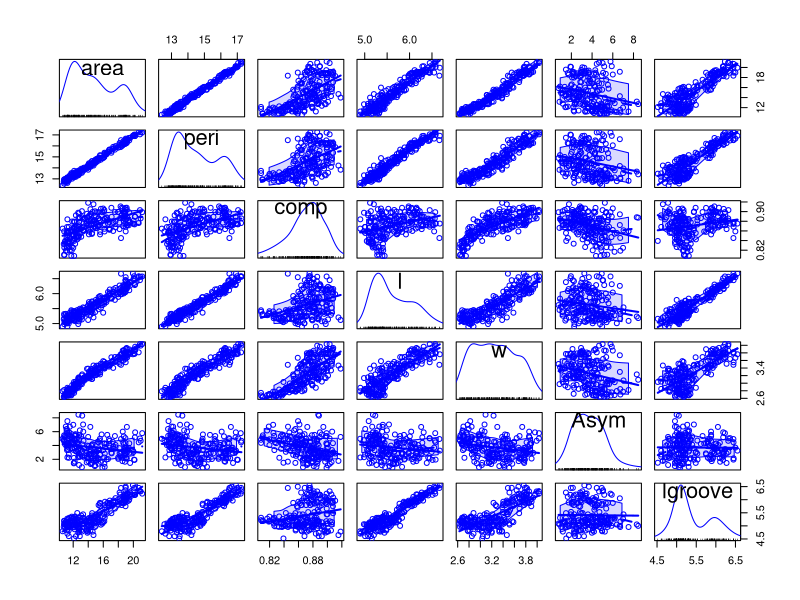
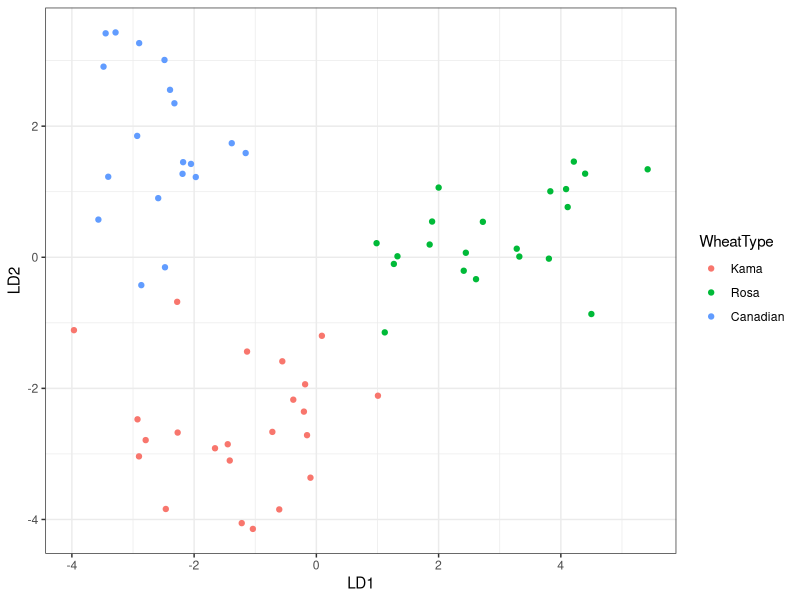

These figures' R source, in order: (Note: this script raises an error after producing the figures.)
## ---- chunk 1
knitr::opts_chunk$set(echo = TRUE)
## ---- chunk 2
library(MASS)
library(ggplot2)
library(car)
## ---- chunk 3
seeds = read.csv("./seeds.csv", sep="\t", header=TRUE)
seeds$group = as.factor(seeds$group)
levels(seeds$group) = c("Kama", "Rosa", "Canadian")
summary(seeds)
scatterplotMatrix(seeds[1:7])
## ---- chunk 4
set.seed(123) 
seedss = sample.int(n = nrow(seeds), size = floor(.7*nrow(seeds)), replace = F)
train = seeds[seedss, ]
test  = seeds[-seedss, ]
## ---- chunk 5
lseeds = lda(group~., train)
lseeds
## ---- chunk 6
lseeds.values = predict(lseeds, test[,1:7])
## ---- chunk 7
plot.data = data.frame(LD1=lseeds.values$x[,1], LD2=lseeds.values$x[,2], WheatType=test$group)
head(plot.data)                       
p <- ggplot(data=plot.data, aes(x=LD1, y=LD2)) +
  geom_point(aes(color=WheatType)) +
  theme_bw()
p
## ---- chunk 8
error_tab = table(test$group,lseeds.values$class)
## ---- chunk 9
cap = "**Table 1** Classifications of test group. Each row represents the test group, and each column shows how they were classified in the model."
knitr::kable(error_tab, align='c', caption = cap)
## ---- chunk 10
knitr::include_graphics("sum_stata.png")
## ---- chunk 11
knitr::include_graphics("cor_stata.png")
## ---- chunk 12
knitr::include_graphics("lda_stata1.png")
knitr::include_graphics("lda_stata2.png")
## ---- chunk 13
knitr::include_graphics("test_stata.png")
## ---- chunk 14
knitr::include_graphics("train_sum.png")
## ---- chunk 15
knitr::include_graphics("train_sum_group.png")
## ---- chunk 16
knitr::include_graphics("cor.png")
## ---- chunk 17
knitr::include_graphics("a_1.png")
## ---- chunk 18
knitr::include_graphics("a_7.png")
## ---- chunk 19
knitr::include_graphics("a_8.png")
## ---- chunk 20
knitr::include_graphics("a_9.png")
## ---- chunk 21
knitr::include_graphics("a_10.png")
## ---- chunk 22
knitr::include_graphics("a_5.png")
## ---- chunk 23
knitr::include_graphics("a_4.png")
## ---- chunk 24
knitr::include_graphics("plot_da.png")
